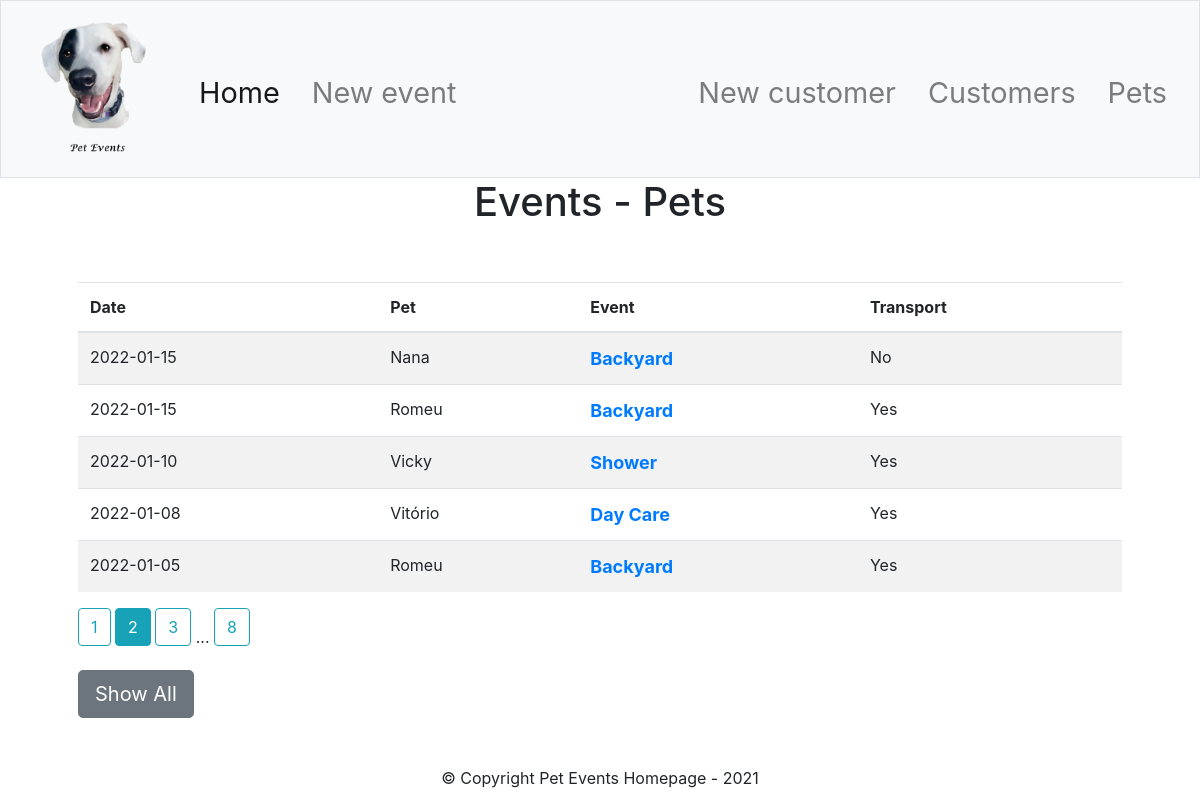
The page /home?page=2 on the database its author committed.
### petevent/models.py (models this page shows, shortened)
class Events(db_alchemy.Model):
    id = db_alchemy.Column(db_alchemy.Integer, primary_key=True)
    pet_id = db_alchemy.Column(db_alchemy.Integer, db_alchemy.ForeignKey('pets.id'))
    Date = db_alchemy.Column(db_alchemy.Date, nullable=False)
    Pet = db_alchemy.Column(db_alchemy.String(15), nullable=False)
    Event = db_alchemy.Column(db_alchemy.String(45), nullable=False)
    Transport = db_alchemy.Column(db_alchemy.Boolean, default=False, nullable=False)

### petevent/routes.py (the view, shortened to what this page needs)
@app.route("/", methods=["GET", "POST"])
@app.route("/home", methods=["GET", "POST"])
def index():
    if request.method == "GET":
        page = request.args.get('page', 1, type=int)
        events_render = Events.query \
            .order_by(Events.Date.desc(),
                      Events.Event.asc(),
                      Events.Pet.asc()) \
            .paginate(page=page, per_page=5)
        print(events_render)
        return render_template("index.html", events=events_render)

### petevent/templates/index.html (shortened to what this page needs)
{% extends "layout.html" %}
{% block links %}
<div class="collapse navbar-collapse" id="navbar">
    <ul class="navbar-nav mr-auto mt-2">
        <li class="nav-link active"><a class="nav-link" href="/">Home</a></li>
        <li class="nav-link"><a class="nav-link" href="/event/new_event">New event</a></li>
    </ul>
    <ul class="navbar-nav ml-auto mt-2">
        <li class="nav-link"><a class="nav-link" href="/customer/new_customer">New customer</a></li>
        <li class="nav-link"><a class="nav-link" href="/customer/customers">Customers</a></li>
        <li class="nav-link"><a class="nav-link" href="/pet/pets">Pets</a></li>
    </ul>
</div>
{% endblock %}
{% block header %}
Events - Pets
{% endblock %}
{% block main %}
<table class="table table-striped" id="eventsTable">
    <thead>
    <tr>
        <th>Date</th>
        <th>Pet</th>
        <th>Event</th>
        <th>Transport</th>
    </tr>
    </thead>
    <tbody>
    {% for ev in events.items %}
    <tr>
        <td>{{ ev.Date }}</td>
        <td>{{ ev.Pet }}</td>
        <td><a class="links" href="/event/edit_event/{{ ev.id }}">{{ ev.Event }}</a></td>
        {% if ev.Transport %}
        <td>Yes</td>
        {% else %}
        <td>No</td>
        {% endif %}
    </tr>
    {% endfor %}
    </tbody>
</table>
{% for page_num in events.iter_pages(left_edge=1, right_edge=1, left_current=1, right_current=2) %}
  {% if page_num %}
    {% if events.page == page_num %}
      <a class="btn btn-info mb-4" href="{{ url_for('index', page=page_num) }}">{{ page_num }}</a>
    {% else %}
      <a class="btn btn-outline-info mb-4" href="{{ url_for('index', page=page_num) }}">{{ page_num }}</a>
    {% endif %}
  {% else %}
    ...
  {% endif %}
{% endfor %}
<form action="/" method="POST">
    <input type="submit" name="action" class="btn btn-lg btn-secondary submit" value="Show All">
</form>
{% endblock %}

### petevent/static/style.css (style rules this page uses)
input { margin-right: 30px; padding: 5px 5px; }
div#navbar { font-size: 180%; }
.links { text-decoration: none; font-weight: bold; font-size: large; }
.submit { transition: 1s all; cursor: pointer; }

### rows shown on the page
Events: Date "2022-01-15", Pet "Nana", Event "Backyard", Transport "No"
Events: Date "2022-01-15", Pet "Romeu", Event "Backyard", Transport "Yes"
Events: Date "2022-01-10", Pet "Vicky", Event "Shower", Transport "Yes"
Events: Date "2022-01-08", Pet "Vitório", Event "Day Care", Transport "Yes"
Events: Date "2022-01-05", Pet "Romeu", Event "Backyard", Transport "Yes"

### other values the page prints
{{ page_num }} "1" "3" "8"
{{ page_num }} "2"
